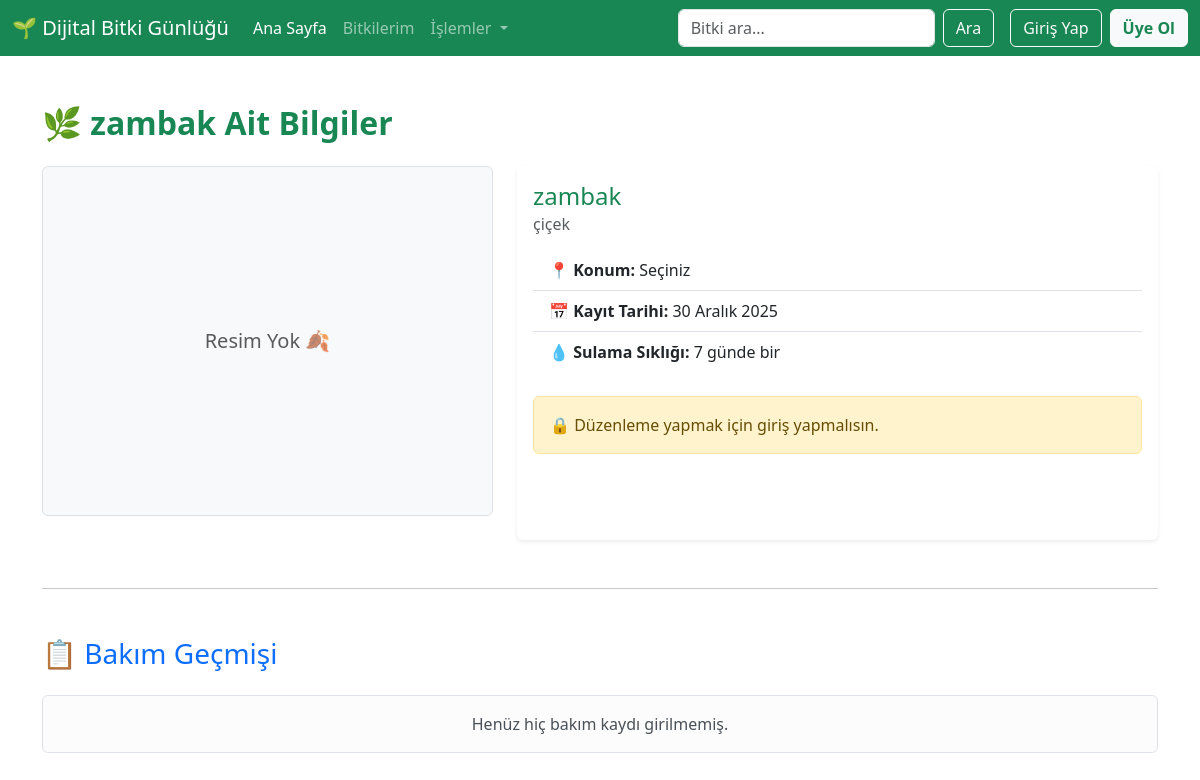
The page /plant/4/detail on the database as committed earlier.
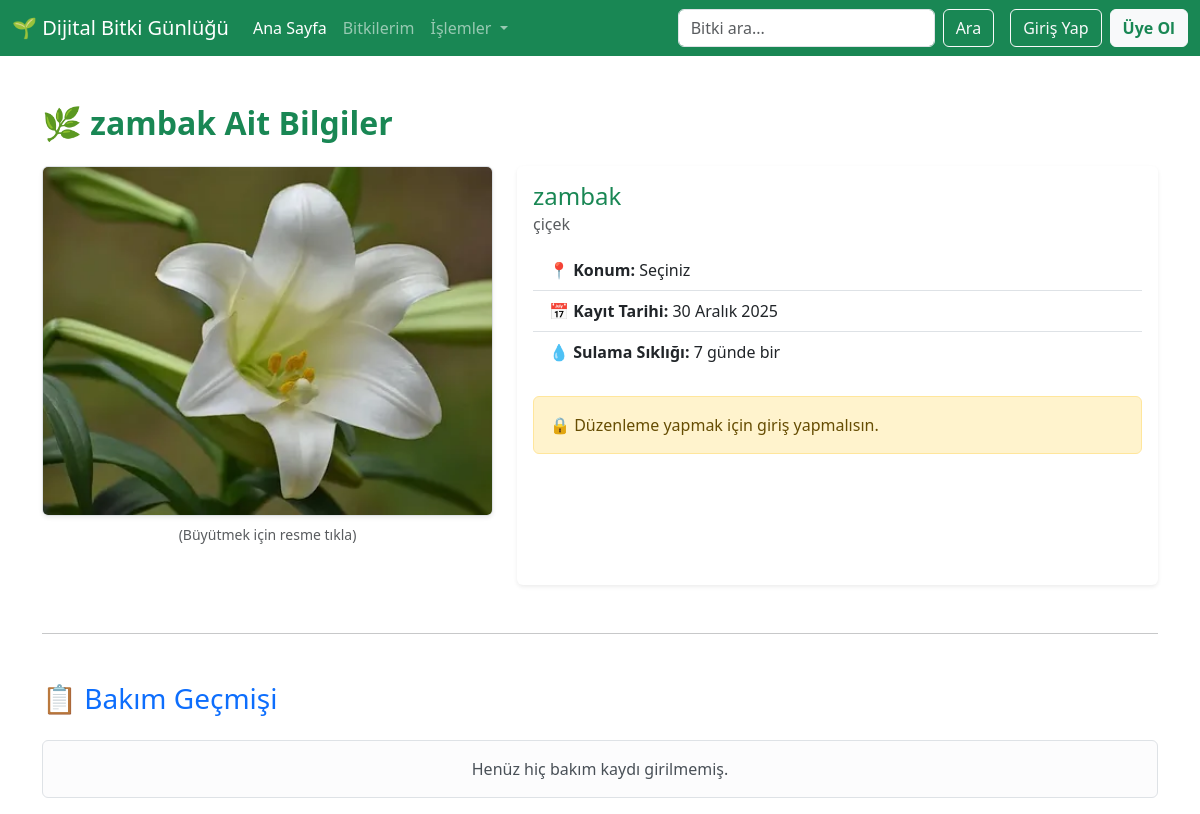
The same page on the database as committed later.
### plants/models.py (models this page shows, shortened)
class Plant(models.Model):
    name= models.CharField(max_length=100, verbose_name="Bitki Adı ")
    species = models.CharField(max_length=100, blank=True, verbose_name="Bitki Türü ")
    added_date = models.DateField(verbose_name="Ekleme Tarihi ", auto_now_add=True)
    photo = models.ImageField(upload_to="plant_photos/", blank=True, null=True, verbose_name="Resim Ekle ")  # Fotoğraf
    location = models.CharField(max_length=100, choices=LOCATION_CHOICES, blank=True, verbose_name="Evdeki Konumu")
    irrigation_frequency = models.PositiveIntegerField(verbose_name="Sulama Sıklığı (Gün)")

### plants/views.py (the view)
# urls.py: path('<int:id>/detail',plant_detail,name='detail'),
def plant_detail(request,id):
    plant=get_object_or_404(Plant, id=id)
    carelogs= plant.care_logs.all()  #ilişkili bakım kayıtlarını al
    return render(request,'plant/detail.html',{'plant':plant,'carelogs':carelogs})

### templates/plant/detail.html (shortened to what this page needs)
{% extends "base.html" %}
{% block body %}
<div class="container mt-4">
    <h2 class="mb-4 text-success fw-bold">
        🌿 {{ plant.name }} Ait Bilgiler
    </h2>
    <div class="row">
        <div class="col-md-5 mb-4">
            {% if plant.photo %}
                <img id="kucukResim"
                     src="{{ plant.photo.url }}"
                     alt="{{ plant.name }}"
                     class="img-fluid rounded shadow-sm border"
                     style="width: 100%; height: 350px; object-fit: cover; cursor: pointer;">
                <p class="text-muted text-center small mt-2">
                    (Büyütmek için resme tıkla)
                </p>
            {% else %}
                <div class="bg-light rounded d-flex align-items-center justify-content-center border" style="height: 350px;">
                    <span class="text-muted fs-5">Resim Yok 🍂</span>
                </div>
            {% endif %}
        </div>
        <div class="col-md-7">
            <div class="card shadow-sm border-0 h-100">
                <div class="card-body">
                    <h4 class="card-title text-success">{{ plant.name }}</h4>
                    <h6 class="card-subtitle mb-3 text-muted">{{ plant.species }}</h6>
                    <ul class="list-group list-group-flush">
                        <li class="list-group-item">
                            <strong>📍 Konum:</strong> {{ plant.get_location_display }}
                        </li>
                        <li class="list-group-item">
                            <strong>📅 Kayıt Tarihi:</strong> {{ plant.added_date }}
                        </li>
                        <li class="list-group-item">
                            <strong>💧 Sulama Sıklığı:</strong> {{ plant.irrigation_frequency }} günde bir
                        </li>
                    </ul>
                    <div class="mt-4">
                        {% if request.user.is_authenticated %}
                            <a href="{% url 'plant:update' plant.id %}" class="btn btn-warning text-white me-2">
                                ✏️ Bilgileri Güncelle
                            </a>
                            <form action="{% url 'plant:delete' plant.id %}" method="POST" class="d-inline">
                                {% csrf_token %}
                                <button type="submit" class="btn btn-danger" onclick="return confirm('Bu bitkiyi silmek istediğine emin misin?')">
                                    🗑️ Sil
                                </button>
                            </form>
                        {% else %}
                            <div class="alert alert-warning">
                                🔒 Düzenleme yapmak için giriş yapmalısın.
                            </div>
                        {% endif %}
                    </div>
                </div>
            </div>
        </div>
    </div>
    <hr class="my-5">
    <div class="d-flex justify-content-between align-items-center mb-3">
        <h3 class="text-primary">📋 Bakım Geçmişi</h3>
    </div>
    {% if carelogs %}
        <div class="row row-cols-1 row-cols-md-2 g-3">
            {% for log in carelogs %}
            <div class="col">
                <div class="card shadow-sm border-start border-primary border-4">
                    <div class="card-body">
                        <div class="d-flex justify-content-between">
                            <h6 class="fw-bold">{{ log.date }}</h6>
                            <div>
                                {% if log.watered %}
                                    <span class="badge bg-info text-dark">Sulandı</span>
                                {% endif %}
                                {% if log.fertilized %}
                                    <span class="badge bg-warning text-dark">Gübrelendi</span>
                                {% endif %}
                            </div>
                        </div>
                        {% if log.notes %}
                            <p class="mt-2 mb-0 text-muted fst-italic">"{{ log.notes }}"</p>
                        {% endif %}
                    </div>
                </div>
            </div>
            {% endfor %}
        </div>
    {% else %}
        <div class="alert alert-light border text-center">
            Henüz hiç bakım kaydı girilmemiş.
        </div>
    {% endif %}
</div>
{% endblock %}

### templates/base.html (shortened to what this page needs)
<!DOCTYPE html>
<html lang="en">
<head>
    <link href="https://cdn.jsdelivr.net/npm/bootstrap@5.3.8/dist/css/bootstrap.min.css" rel="stylesheet">
</head>
<body>
    {% include 'header.html' %}
    {% block body %}
    {% endblock %}
</body>
</html>

### templates/header.html (shortened to what this page needs)
<nav class="navbar navbar-expand-lg navbar-dark bg-success fixed-top">
  <div class="container-fluid">
    <a class="navbar-brand" href="{% url 'home' %}">
        🌱 Dijital Bitki Günlüğü
    </a>
    <div class="collapse navbar-collapse" id="navbarSupportedContent">
      <ul class="navbar-nav me-auto mb-2 mb-lg-0">
        <li class="nav-item">
          <a class="nav-link active" aria-current="page" href="{% url 'home' %}">Ana Sayfa</a>
        </li>
        <li class="nav-item">
          <a class="nav-link" href="{% url 'plant:index' %}">Bitkilerim</a>
        </li>
        <li class="nav-item dropdown">
          <a class="nav-link dropdown-toggle" href="#" role="button" data-bs-toggle="dropdown">
            İşlemler
          </a>
        </li>
      </ul>
      <div class="d-flex align-items-center">
          <form class="d-flex" role="search" method="GET" action="{% url 'plant:index' %}">
            <input class="form-control me-2" type="search" name="q" placeholder="Bitki ara..." aria-label="Search">
            <button class="btn btn-outline-light" type="submit">Ara</button>
          </form>
          <div class="ms-3 d-flex align-items-center">
             {% if request.user.is_authenticated %}
                <div class="text-white me-3 text-end d-none d-lg-block" style="line-height: 1.2;">
                    <small style="opacity: 0.8;">Hoşgeldin,</small><br>
                    <strong>{{ request.user.username }}</strong>
                </div>
                <a href="/admin/logout/" class="btn btn-danger btn-sm shadow-sm">
                    Çıkış
                </a>
             {% else %}
                <a href="/admin/" class="btn btn-outline-light me-2 text-nowrap">
                    Giriş Yap
                </a>
                <a href="#" class="btn btn-light text-success fw-bold text-nowrap">
                    Üye Ol
                </a>
             {% endif %}
          </div>
      </div>
    </div>
  </div>
</nav>

### templates/base.html (style rules this page uses)
body { padding-top: 80px; }

Rows that differ between the two databases and show on the page:
changed Plant "zambak": photo: picture added; photo empty → "plant_photos/i.webp" (drawn)
Other text that changed with them:
text no longer shown: "Resim Yok 🍂"
text now shown: "(Büyütmek için resme tıkla)"
